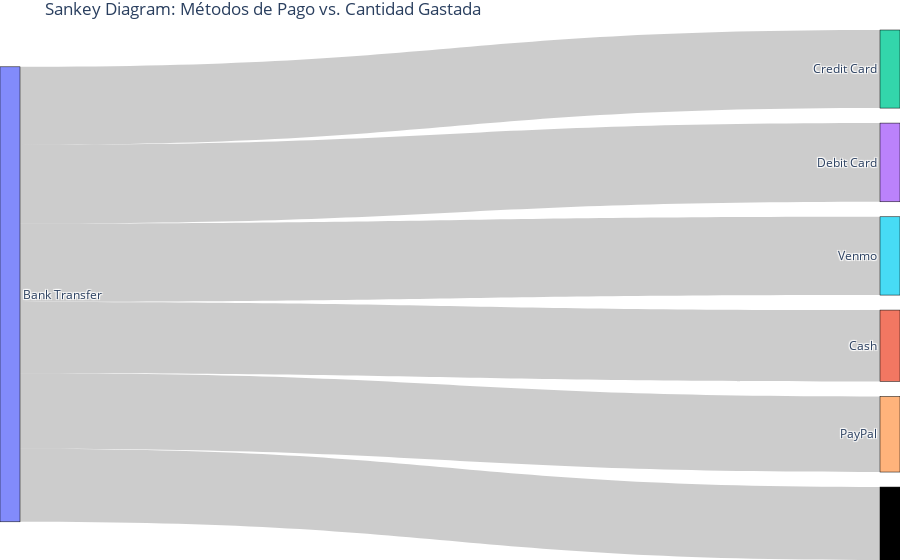

Notebook code cell kept with this figure:
### Markdown cell above
Al analizar la relación entre la cantidad de colores y la cantidad de artículos, observamos una distribución bastante equitativa.

### Code cell
import plotly.graph_objects as go

pagos_gastos = data.groupby('Payment Method')['Purchase Amount (USD)'].sum().reset_index()

# Crea un objeto figura de Sankey
fig = go.Figure(go.Sankey(
    node=dict(
        pad=15,
        thickness=20,
        line=dict(color="black", width=0.5),
        label=pagos_gastos['Payment Method']
    ),
    link=dict(
        source=[0] * len(pagos_gastos),  # Todas las fuentes comienzan en el nodo 0
        target=list(range(1, len(pagos_gastos) + 1)),  # Destinos numerados de 1 a n
        value=pagos_gastos['Purchase Amount (USD)']
    )
))

# Personaliza el diseño del gráfico de Sankey
fig.update_layout(title_text="Métodos de Pago vs. Cantidad Gastada")
fig.update_layout(margin=dict(l=0, r=0, b=0, t=30))

# Muestra el gráfico interactivo
fig.show()

### Figure 1 — Plotly figure (JSON) as saved in the notebook; plotly's stock layout.template omitted (floating-point values rounded to 4 significant figures)
{"data": [{"link": {"source": [0, 0, 0, 0, 0, 0], "target": [1, 2, 3, 4, 5, 6], "value": [36544, 40002, 40310, 38742, 40109, 37374]}, "node": {"label": ["Bank Transfer", "Cash", "Credit Card", "Debit Card", "PayPal", "Venmo"], "line": {"color": "black", "width": 0.5}, "pad": 15, "thickness": 20}, "type": "sankey"}], "layout": {"margin": {"b": 0, "l": 0, "r": 0, "t": 30}, "title": {"text": "Sankey Diagram: Métodos de Pago vs. Cantidad Gastada"}}}
